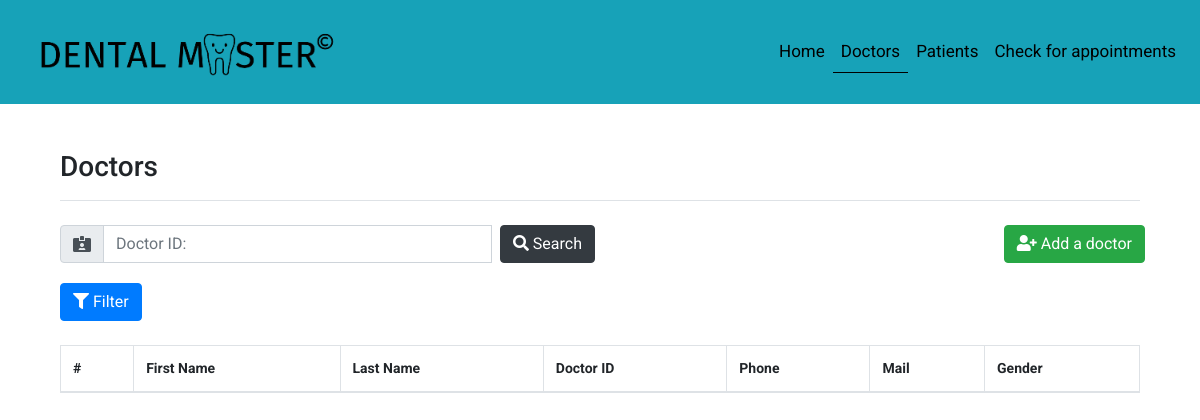
Page /doctors.php on the earlier database version.
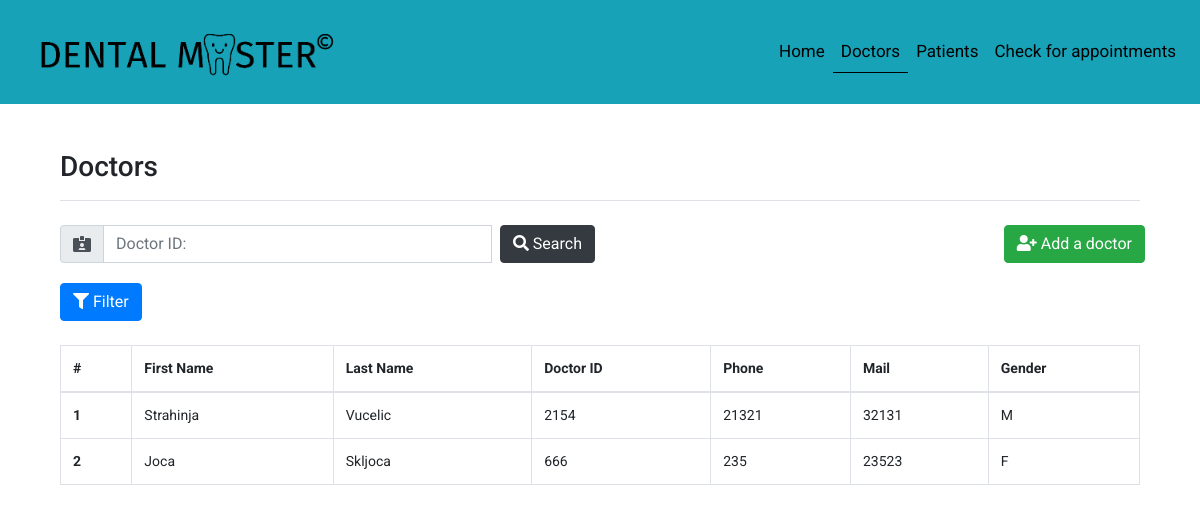
Same page on the later database version.
### tables this page shows
CREATE TABLE `doctors` (
  `d_id` int(11) NOT NULL,
  `d_first_name` varchar(128) NOT NULL,
  `d_last_name` varchar(128) NOT NULL,
  `d_doctor_id` varchar(64) NOT NULL,
  `d_phone` varchar(64) NOT NULL,
  `d_mail` varchar(256) DEFAULT NULL,
  `d_gender` varchar(1) NOT NULL
);

### doctors.php (the view, shortened to what this page needs)
<!DOCTYPE html>
<?php
include 'php/dbh.php';
?>
<html>
<head>
  <link rel="stylesheet" href="https://stackpath.bootstrapcdn.com/bootstrap/4.3.1/css/bootstrap.min.css">
  <link rel="stylesheet" href="https://use.fontawesome.com/releases/v5.8.2/css/all.css">
  <link rel="stylesheet" href="https://use.fontawesome.com/releases/v5.8.2/css/all.css">
  <link rel="stylesheet" href="css/master.css">
</head>
<body>
  <nav class="navbar navbar-expand-lg navbar-light bg-info">
    <a class="navbar-brand" href="#">
      <img src="img/logo.png" width="80%" class="d-inline-block align-top" alt="">
    </a>
    <div class="collapse navbar-collapse" id="navbarTogglerDemo03">
      <ul class="navbar-nav ml-auto">
        <li class="nav-item">
          <a class="nav-link" href="index.php">Home</a>
        </li>
        <li class="nav-item active">
          <a class="nav-link" href="doctors.php">Doctors</a>
        </li>
        <li class="nav-item">
          <a class="nav-link" href="patients.php">Patients <span class="sr-only">(current)</span></a>
        </li>
        <li class="nav-item">
          <a class="nav-link" href="appointments.php">Check for appointments</a>
        </li>
      </ul>
    </div>
  </nav>
  <div class="container">
    <div class="pb-2 mt-3 mb-4 border-bottom">
      <h3>Doctors</h1>
    </div>
    <form method="get">
      <div class="form-row justify-content-between">
        <div class="form-group col-md-6 col-sm-6">
          <div class="input-group mb-1">
            <div class="input-group-prepend">
              <span class="input-group-text"><i class="fas fa-id-card-alt"></i></span>
            </div>
            <input type="search" name="q" class="form-control mr-2" placeholder="Doctor ID:" id="doctor_id" autocomplete="off" value="<?php
            if(isset($_GET["q"])) {
              echo $_GET["q"];
            }
            ?>">
            <button type="submit" class="btn btn-dark" id="search_button"><i class="fas fa-search"></i> Search</button>
          </div>
        </div>
        <div class="form-group">
          <a class="btn btn-success ml-1" id="add_doctor_button" data-toggle="modal" data-target="#newDoctorModal" style="color: white !important;">
            <i class="fas fa-user-plus"></i> Add a doctor
          </a>
        </div>
      </div>
    </form>
    <div class="row mb-2">
      <div class="col-3">
        <form method="get">
          <a class="btn btn-primary mb-2" data-toggle="collapse" href="#collapseExample" role="button" aria-expanded="false" aria-controls="collapseExample">
            <i class="fas fa-filter"></i> Filter
          </a>
        </form>
      </div>
    </div>
    <table class="table table-hover table-bordered">
      <thead>
        <th>#</th>
        <th>First Name</th>
        <th>Last Name</th>
        <th>Doctor ID</th>
        <th>Phone</th>
        <th>Mail</th>
        <th>Gender</th>
      </thead>
      <tbody id="table_doctors_body">
        <?php
        if(isset($_GET["q"]) && !empty($_GET["q"])) {
          $q_id = $_GET["q"];
          $q = "SELECT * FROM doctors WHERE d_doctor_id=$q_id";
          $result = $conn->query($q);
          $br = 1;
          if($result->num_rows > 0) {
            while ($row = $result->fetch_assoc()) {
              echo "<tr id=\"row_{$row["d_id"]}\">";
              echo "<th>$br</td>";
              echo "<td>{$row["d_first_name"]}</td>";
              echo "<td>{$row["d_last_name"]}</td>";
              echo "<td>{$row["d_doctor_id"]}</td>";
              echo "<td>{$row["d_phone"]}</td>";
              echo "<td>{$row["d_mail"]}</td>";
              echo "<td>{$row["d_gender"]}</td>";
              echo "</tr>";
              $br++;
            }
          } else {
            echo "<tr id=\"results\"><th>0 results found.</th></tr>";
          }
        } else {
          if(isset($_GET["column"]) && isset($_GET["type"])) {
            $column = $_GET["column"];
            $type = $_GET["type"];
            if($type == "ascending") {
              $q = "SELECT * FROM doctors ORDER BY d_$column ASC";
            } else {
              $q = "SELECT * FROM doctors ORDER BY d_$column DESC";
            }
            $result = $conn->query($q);
            $br = 1;
            if($result->num_rows > 0) {
              while ($row = $result->fetch_assoc()) {
                echo "<tr id=\"row_{$row["d_id"]}\">";
                echo "<th>$br</td>";
                echo "<td>{$row["d_first_name"]}</td>";
                echo "<td>{$row["d_last_name"]}</td>";
                echo "<td>{$row["d_doctor_id"]}</td>";
                echo "<td>{$row["d_phone"]}</td>";
                echo "<td>{$row["d_mail"]}</td>";
                echo "<td>{$row["d_gender"]}</td>";
                echo "</tr>";
                $br++;
              }
            }
          } else {
            $q = "SELECT * FROM doctors";
            $result = $conn->query($q);
            $br = 1;
            if($result->num_rows > 0) {
              while ($row = $result->fetch_assoc()) {
                echo "<tr id=\"row_{$row["d_id"]}\">";
                echo "<th>$br</td>";
                echo "<td>{$row["d_first_name"]}</td>";
                echo "<td>{$row["d_last_name"]}</td>";
                echo "<td>{$row["d_doctor_id"]}</td>";
                echo "<td>{$row["d_phone"]}</td>";
                echo "<td>{$row["d_mail"]}</td>";
                echo "<td>{$row["d_gender"]}</td>";
                echo "</tr>";
                $br++;
              }
            }
          }
        }
        ?>
      </tbody>
    </table>
    </div>
</body>
</html>

### css/master.css (style rules this page uses)
body { font-family: 'Roboto', sans-serif; }
.nav-link { color: black !important; font-size: 17px; }
.active { border-bottom: 1px solid black; }
.navbar-brand { padding-top: 10px; padding-bottom: 0px; }
.container { padding: 30px; }
td, th { font-size: 14px !important; }
tr, #add_patient_button, #add_doctor_button { cursor: pointer; }

Differences in the rows shown:
added doctors: d_first_name "Strahinja", d_last_name "Vucelic", d_doctor "2154", d_phone "21321", d_mail "32131", d_gender "M"
added doctors: d_first_name "Joca", d_last_name "Skljoca", d_doctor "666", d_phone "235", d_mail "23523", d_gender "F"
